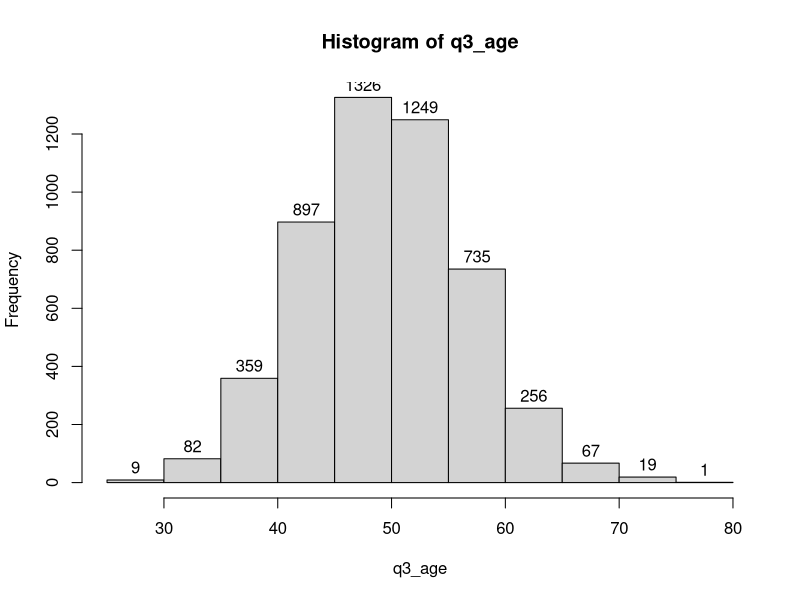

Write the R code that produced this figure.
## ---- chunk 1
knitr::opts_chunk$set(echo = TRUE)
library(tidyverse)
## ---- chunk 2
q2_gender <- sample(x = c("Male","Female","Other"),
                 size = 5000,
                 prob = c(.48,.51,.01),
                 replace = TRUE)
## ---- chunk 3
q3_age <- rpois(n = 5000, lambda = 50)

hist(q3_age, labels = TRUE) # Plot histogram, show value labels
summary(q3_age)
## ---- chunk 4
sim_data <- tibble(ID = 1:5000,
                   Q2_GENDER = q2_gender,
                   Q3_AGE = q3_age)
## ---- chunk 5

snack_data <- tibble(ID = 1:5000,
                     Q2_GENDER = q2_gender,
                     Q3_AGE = q3_age,
                     PRELUN_1 = sample(x = c(0,1), 5000, replace = TRUE, prob = c(.45, .55)), # Jaffa
                     PRELUN_2 = sample(x = c(0,1), 5000, replace = TRUE, prob = c(.65, .35)), # Tea Biscuits
                     PRELUN_3 = sample(x = c(0,1), 5000, replace = TRUE), # Posh chocs
                     
                     POSLUN_1 = sample(x = c(0,1), 5000, replace = TRUE), # Jaffa
                     POSLUN_2 = sample(x = c(0,1), 5000, replace = TRUE), # Tea Biscuits
                     POSLUN_3 = sample(x = c(0,1), 5000, replace = TRUE, prob = c(.45, .55)), # Posh chocs
                     
                     LATAFT_1 = sample(x = c(0,1), 5000, replace = TRUE), # Jaffa
                     LATAFT_2 = sample(x = c(0,1), 5000, replace = TRUE, prob = c(.90, .10)), # Tea Biscuits
                     LATAFT_3 = sample(x = c(0,1), 5000, replace = TRUE)) # Posh chocs
## ---- chunk 6
matrix(data = sample(x = c(0,1),30 * 5000, replace = TRUE),
       nrow = 5000,
       ncol = 30) %>%
  as_tibble() -> brand_con_sim # Simulated Brand Consumption, 30 columns x 5000 rows

# Give column names to the simulated brand consumption data
names(brand_con_sim) <- c(paste0("PRELUN_",1:10),
                          paste0("POSLUN_",1:10),
                          paste0("LATAFT_",1:10))

# Simulate ID, Gender, and Age variables
# Use cbind() to combine with the simulated brand consumption data

tibble(ID = 1:5000,
       Q2_GENDER = q2_gender,
       Q3_AGE = q3_age) %>%
  cbind(brand_con_sim) -> big_snack_data

glimpse(big_snack_data[,1:15]) # Glimpse first 15 columns only
## ---- chunk 7

for(i in 1:10){ # For i starting from the value 1, all the way to value 10
  two_to_power <- 2^i
  statement <- paste("2 to the power of", i, "is equal to", two_to_power)
  print(statement)
}

## ---- chunk 8
glee_team <- c("Belinda Blumenthal","Bella Ridley","Giselle Maarschalkerweerd de Klotz","Hazel")

for(glee_member in glee_team){
  n_char <- nchar(glee_member)
  to_print <- paste0(glee_member,"'s name has ",n_char," characters.")
  print(to_print)
  }

## ---- chunk 9
big_snack_data %>%
  group_by(Q2_GENDER) %>%
  summarise_at(vars(num_range("PRELUN_", 1:10)), ~sum(.)/length(.)) # can also use funs() form, depending on dplyr version

big_snack_data %>%
  group_by(Q2_GENDER) %>%
  summarise_at(vars(num_range("POSLUN_", 1:10)), ~sum(.)/length(.))

big_snack_data %>%
  group_by(Q2_GENDER) %>%
  summarise_at(vars(num_range("LATAFT_", 1:10)), ~sum(.)/length(.))
## ---- chunk 10

vars_string <- c("PRELUN_","POSLUN_","LATAFT_") # Variable characters to iterate

for(occ_type in vars_string){
  big_snack_data %>%
    group_by(Q2_GENDER) %>%
    summarise_at(vars(num_range(occ_type, 1:10)), ~sum(.)/length(.)) %>%
    print()
}
## ---- chunk 11
vars_string <- c("PRELUN_","POSLUN_","LATAFT_") # Variable characters to iterate

brandcon_list <- list() # Initialise empty list

for(i in 1:length(vars_string)){ # length(vars_string) is 3 in this case
  big_snack_data %>%
    group_by(Q2_GENDER) %>%
    summarise_at(vars(num_range(vars_string[[i]], 1:10)), ~sum(.)/length(.)) %>%
    data.frame() -> brandcon_list[[i]]
}

brandcon_list
